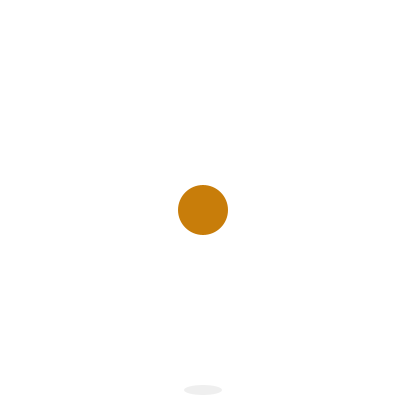
Frame 1 (no input)
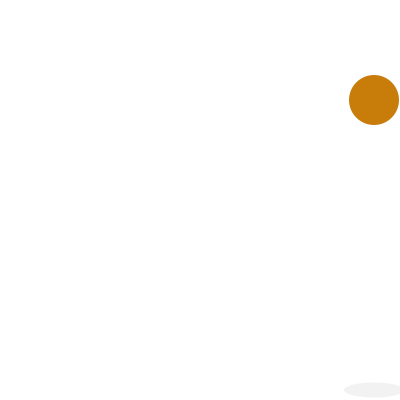
Frame 60 (the mouse pressed at the canvas centre just before this capture)
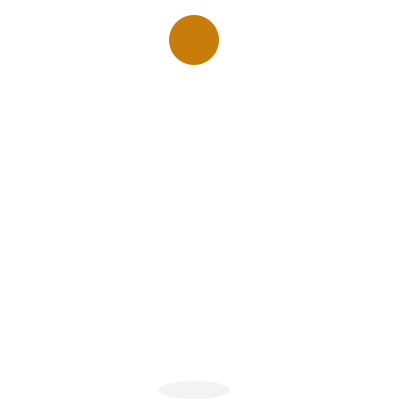
Frame 120 (the mouse held since frame 60 and released just before this capture)

The Processing sketch that drew these frames (run headless with seeded random() and noise(); from frame 60 on, the mouse is pressed at the canvas centre):

// Processing sketch: bouncing_ball
// ── bouncing_ball.pde
/*
* Creates a moving ball that bounces on the edges of the screen and has a
* shadow in the bottom
*/

color ORANGE = color(200,125,10);    // Color of the ball

int xSpeed;            // Movement speed in X
int ySpeed;            // Movement speed in Y
int xPos;              // Position of the ball in X
int yPos;              // Position of the ball in Y
int ballWidth;         // Width of the ball 
int ballHeight;        // Height of the ball

int xPosShadow;        // Position of the shadow in X
int yPosShadow;        // Position of the shadow in Y
int shadowMaxWidth;    // Maximum width the shadow can reach
int shadowMaxHeight;   // Maximum height the shadow can reach

void setup(){
  size(400,400);
  
  xSpeed = 3;
  ySpeed = 10;
  
  // Initial position of the ball
  ballWidth = 50;
  ballHeight = 50;
  xPos = width/2;
  yPos = height/2;
  
  // Initial position of the sahdow
  shadowMaxWidth = 80;
  shadowMaxHeight = 20;
  xPosShadow = xPos;
  yPosShadow = height - shadowMaxHeight/2;
  
  noStroke();
}

void draw(){
  
  // Moves the ball and the shadow. The shadow only moves horizontally
  xPos += xSpeed;
  yPos += ySpeed;
  xPosShadow += xSpeed;
  
  // Checks if the ball has hit any horizontal edges and reverses speed if so
  if(xPos >= width - ballWidth/2 || xPos <= ballWidth/2){
    xSpeed *= -1;
  }
  
  // Checks if the ball has hit any vertical edges and reverses speed if so
  if(yPos >= yPosShadow - ballHeight/2 || yPos <= ballHeight/2){
    ySpeed *= -1;
  }
  
  // Maps the height and width of the shadow depending to the Y position of the ball
  int shadowWidth = (int)(shadowMaxWidth - (map(yPos,0,height,0,shadowMaxWidth-1)));
  int shadowHeight = (int)(shadowMaxHeight - (map(yPos,0,height,0,shadowMaxHeight-1)));
  
  // Maps the opacity of the shadow to the Y position of the ball 
  int transparency = (int)map(yPos,0,height,50,100);
  color shadow = color(200,200,200,transparency);
  
  // Draws the ball and its shadow
  background(255);
  fill(ORANGE);
  ellipse(xPos,yPos,ballWidth,ballHeight);
  fill(shadow);
  ellipse(xPosShadow,yPosShadow,shadowWidth,shadowHeight);
}
